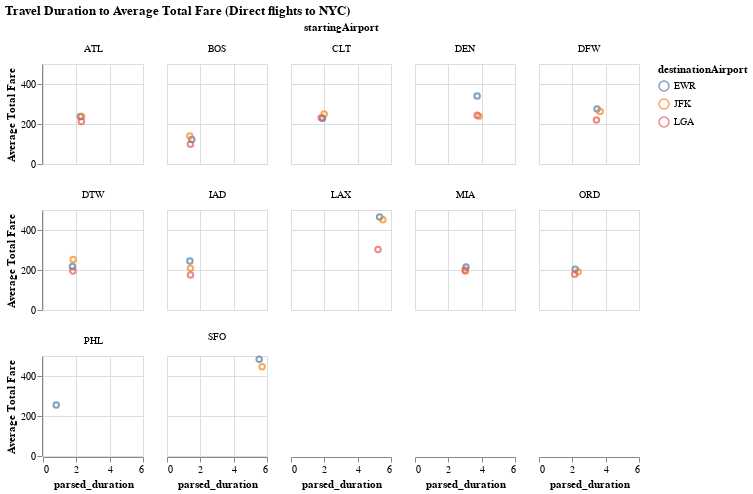

Write notebook code for a chart like this one.
### Code cell
alt.Chart(aggregated_direct_ny_df).mark_point().encode(
    y=alt.Y('totalFare', title='Average Total Fare'),
    x='parsed_duration',
    color='destinationAirport',
    facet=alt.Facet('startingAirport:N', columns=5)
).properties(
    width=100,
    height=100,
    title='Travel Duration to Average Total Fare (Direct flights to NYC)'
)

### Figure 1 — Vega-Lite specification as saved in the notebook (floating-point values rounded to 4 significant figures)
{"config": {"view": {"continuousWidth": 400, "continuousHeight": 300}}, "data": {"name": "data-fd5a693bdd9b440c07f6c738f86b5906"}, "mark": "point", "encoding": {"color": {"field": "destinationAirport", "type": "nominal"}, "facet": {"columns": 5, "field": "startingAirport", "type": "nominal"}, "x": {"field": "parsed_duration", "type": "quantitative"}, "y": {"field": "totalFare", "title": "Average Total Fare", "type": "quantitative"}}, "height": 100, "title": "Travel Duration to Average Total Fare (Direct flights to NYC)", "width": 100, "$schema": "https://vega.github.io/schema/vega-lite/v4.17.0.json", "datasets": {"data-fd5a693bdd9b440c07f6c738f86b5906": [{"startingAirport": "ATL", "destinationAirport": "EWR", "totalFare": 237.0, "parsed_duration": 2.239}, {"startingAirport": "ATL", "destinationAirport": "JFK", "totalFare": 237.8, "parsed_duration": 2.319}, {"startingAirport": "ATL", "destinationAirport": "LGA", "totalFare": 212.7, "parsed_duration": 2.303}, {"startingAirport": "BOS", "destinationAirport": "EWR", "totalFare": 122.5, "parsed_duration": 1.488}, {"startingAirport": "BOS", "destinationAirport": "JFK", "totalFare": 140.2, "parsed_duration": 1.369}, {"startingAirport": "BOS", "destinationAirport": "LGA", "totalFare": 98.99, "parsed_duration": 1.404}, {"startingAirport": "CLT", "destinationAirport": "EWR", "totalFare": 228.1, "parsed_duration": 1.896}, {"startingAirport": "CLT", "destinationAirport": "JFK", "totalFare": 249.5, "parsed_duration": 1.991}, {"startingAirport": "CLT", "destinationAirport": "LGA", "totalFare": 231.1, "parsed_duration": 1.815}, {"startingAirport": "DEN", "destinationAirport": "EWR", "totalFare": 340.4, "parsed_duration": 3.728}, {"startingAirport": "DEN", "destinationAirport": "JFK", "totalFare": 239.3, "parsed_duration": 3.837}, {"startingAirport": "DEN", "destinationAirport": "LGA", "totalFare": 243.8, "parsed_duration": 3.727}, {"startingAirport": "DFW", "destinationAirport": "EWR", "totalFare": 274.5, "parsed_duration": 3.482}, {"startingAirport": "DFW", "destinationAirport": "JFK", "totalFare": 262.5, "parsed_duration": 3.669}, {"startingAirport": "DFW", "destinationAirport": "LGA", "totalFare": 219.8, "parsed_duration": 3.447}, {"startingAirport": "DTW", "destinationAirport": "EWR", "totalFare": 217.9, "parsed_duration": 1.764}, {"startingAirport": "DTW", "destinationAirport": "JFK", "totalFare": 253.0, "parsed_duration": 1.81}, {"startingAirport": "DTW", "destinationAirport": "LGA", "totalFare": 194.8, "parsed_duration": 1.79}, {"startingAirport": "IAD", "destinationAirport": "EWR", "totalFare": 245.1, "parsed_duration": 1.373}, {"startingAirport": "IAD", "destinationAirport": "JFK", "totalFare": 208.8, "parsed_duration": 1.405}, {"startingAirport": "IAD", "destinationAirport": "LGA", "totalFare": 174.8, "parsed_duration": 1.41}, {"startingAirport": "LAX", "destinationAirport": "EWR", "totalFare": 464.7, "parsed_duration": 5.316}, {"startingAirport": "LAX", "destinationAirport": "JFK", "totalFare": 451.0, "parsed_duration": 5.512}, {"startingAirport": "LAX", "destinationAirport": "LGA", "totalFare": 302.0, "parsed_duration": 5.218}, {"startingAirport": "MIA", "destinationAirport": "EWR", "totalFare": 214.6, "parsed_duration": 3.063}, {"startingAirport": "MIA", "destinationAirport": "JFK", "totalFare": 194.4, "parsed_duration": 3.027}, {"startingAirport": "MIA", "destinationAirport": "LGA", "totalFare": 199.9, "parsed_duration": 3.003}, {"startingAirport": "ORD", "destinationAirport": "EWR", "totalFare": 203.7, "parsed_duration": 2.172}, {"startingAirport": "ORD", "destinationAirport": "JFK", "totalFare": 191.5, "parsed_duration": 2.348}, {"startingAirport": "ORD", "destinationAirport": "LGA", "totalFare": 178.3, "parsed_duration": 2.143}, {"startingAirport": "PHL", "destinationAirport": "EWR", "totalFare": 255.2, "parsed_duration": 0.7935}, {"startingAirport": "SFO", "destinationAirport": "EWR", "totalFare": 483.9, "parsed_duration": 5.532}, {"startingAirport": "SFO", "destinationAirport": "JFK", "totalFare": 446.0, "parsed_duration": 5.707}]}}
